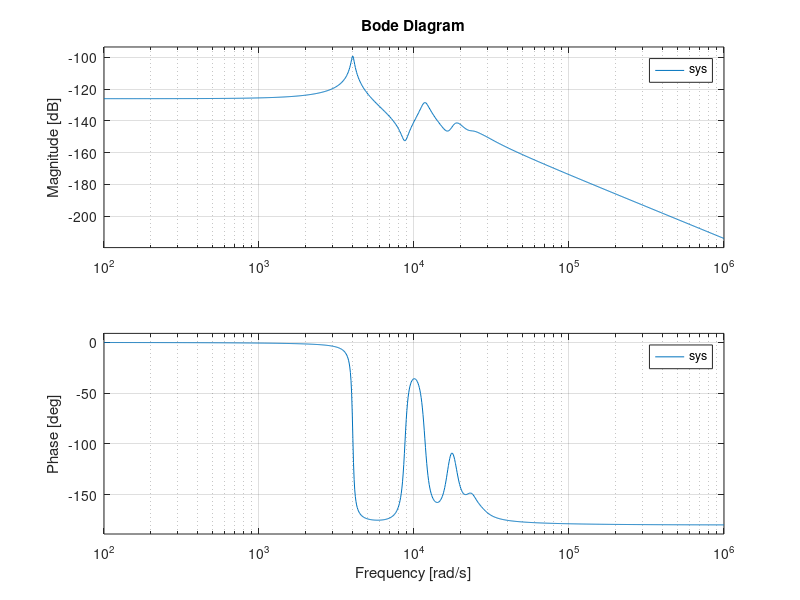
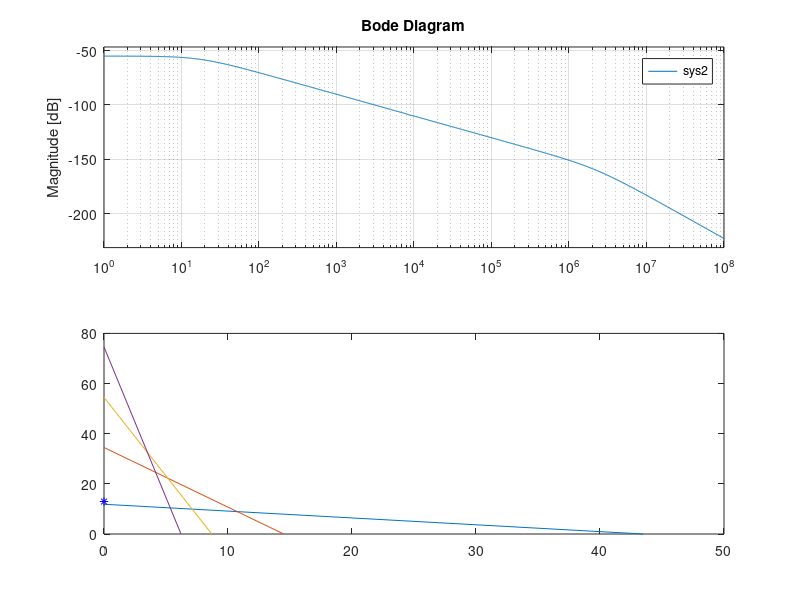

Recreate these plots in MATLAB, in order.
%% Q1 - Fly
m = 0.001;
k = 0.2e6;
c = 2;
a = 0.1e-6;
V_max = 100;
L = 100e-6;
l = 280e-6;
th_max = 10/180*pi;
c_a = 9e-5;

% Calculate needed layers
n = ceil(l*th_max/a/V_max);

% Build Model
A = [0 m zeros(1,8);
    -2*k -2*c k c zeros(1,6);
     zeros(1,3) m zeros(1,6);
     k c -2*k -2*c k c zeros(1,4);
     zeros(1,5) m zeros(1,4);
     zeros(1,2) k c -2*k -2*c k c zeros(1,2);
     zeros(1,7) m zeros(1,2);
     zeros(1,4) k c -2*k -2*c k c;
     zeros(1,9) m;
     zeros(1,6) k c -k -c]/m;
B = [zeros(9,2);
     k*a/m 1/m]; % u_1 = V, u_2 = F_ext
C = [zeros(1,8) 1 0]; % Sum of displacements
D = 0;
sys = ss(A,B(:,1),C,D);
figure(1)
bode(sys)

% Angle Out
C2 = -C./l;
B2 = [zeros(9,1);
     k*a/m];
A_add = -2*c_a/l^2*[zeros(1,9) 1];
A2 = A + B(:,2)*A_add;
D2 = 0;
sys2 = ss(A2,B2,C2,D2);
figure(2)
bode(sys2)

% Required Amplitude
mag = bode(sys2,600*2*pi);
Amp = th_max/mag;
%% Q2 - Camera on Cart
dx_max = 30*1000/3600;
ddx_max = 25;
J = 0.07;
m = 0.8;
l = 0.3;
c_a = 0.1;
R = 0.76;
K_t = 0.46;
V_max = 20;
D_v = 1e-2;
T_dist = c_a*dx_max^2 + m*l*ddx_max;
T_stall = K_t*V_max/R;
w_free = V_max/K_t;
% plot Graphs
X = [zeros(4,1) w_free*[1/1 1/3 1/5 1/7].'].';
Y = [T_stall*[1*0.98;3*0.95;5*0.9;7*0.88] zeros(4,1)].';
plot(X,Y,0,T_dist,'b*')

%% Q3 - Servo motor control

Kt   = 0.03;       % Nm/A
R    = 0.1;        % Ohm
L    = 0;          % H
Vmax = 1;          % V
Jm   = 0.001;      % Kgm^2 
Jl   = 0.02;       % Kgm^2
c    = 0.001;      % Nmsec/rad
N    = 3;
K    = [0.1 30];   % Nm/rad
d    = 5*pi/180;   % rad

